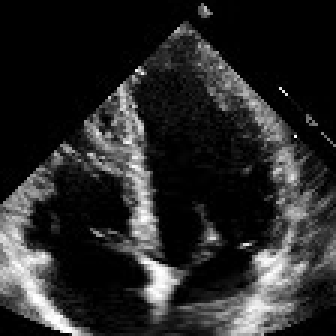
#> input picture Lab3/data/frame_143_video1.png, 112 x 112 px (shown 3 times larger)
$ jupyter execute --allow-errors 2_test_preprocess_drunet_on_1_image.ipynb
#> lines starting #> are read from the running program, lines starting #| are printed output that depends on the picture; after the words box and inside, x2 and y2 are one past the last pixel; in counts of white or black regions, pixels touching at a corner belong together
### Lab3/utils.py
import re

import torch
import cv2
import numpy as np
import os

from matplotlib import pyplot as plt


def list_images(directory, ext='jpg|jpeg|bmp|png|tif'):
    return [os.path.join(directory, f) for f in os.listdir(directory)
            if os.path.isfile(os.path.join(directory, f)) and re.match(r"([\w]+\.(?:" + ext + '))', f)]

# [40 lines left out: functions stratified_bootstrap, plot_segmentation_overlay, not called in this run]

def heal_image(img: np.ndarray):
    assert len(img.shape) == 2, "Image must be grayscale"
    height, width = img.shape
    # Threshold the image to create a binary image
    ret, thresh = cv2.threshold(img, 127, 255, cv2.THRESH_BINARY)
    # Find the contours in the binary image
    contours, hierarchy = cv2.findContours(thresh, cv2.RETR_EXTERNAL, cv2.CHAIN_APPROX_SIMPLE)
    # Create a black image to draw the contours on
    contour_img = np.zeros((height, width, 3), np.uint8)
    # Define the minimum patch size
    min_patch_size = 30

    # Loop over the contours and fill in the patches with area less than min_patch_size
    for contour in contours:
        # Calculate the area of the contour
        contour_area = cv2.contourArea(contour)

        # Check if the contour area is less than the minimum patch size
        if contour_area < min_patch_size:
            cv2.drawContours(contour_img, [contour], 0, (0, 0, 255), 2)
            # Create a mask with the same shape as the image
            mask = np.zeros((height, width), np.uint8)

            # Draw the contour on the mask
            cv2.drawContours(mask, [contour], 0, 255, -1)

            # Apply the healing tool to the mask using the cv2.inpaint function
            img = cv2.inpaint(img, mask, 2, cv2.INPAINT_TELEA)
    return img


# Functions below are from https://github.com/cszn/DPIR/tree/master/utils
# convert single (HxWxn_channels) to 4-dimensional torch tensor
def single2tensor4(img):
    return torch.from_numpy(np.ascontiguousarray(img)).permute(2, 0, 1).float().unsqueeze(0)


def uint2single(img):
    return np.float32(img / 255.)


def single2uint(img):
    return np.uint8((img.clip(0, 1) * 255.).round())


# [38 lines left out: functions tensor2uint, test_onesplit, get_device, not called in this run]

### Lab3/2_test_preprocess_drunet_on_1_image.ipynb
[cell 1]
import os
import torch
import cv2
import numpy as np
from skimage import filters
from drunet.drunet import UNetRes
from utils import uint2single, single2tensor4, test_onesplit, tensor2uint, heal_image

### Load the DRUNet Model

[cell 2]
# Initialize model parameters
model_path = './drunet/drunet_gray.pth'
n_channels = 1
#> (the rest of this cell did not finish here and is left out)

### Load and Preprocess the image

[cell 3]
import gzip
import pickle
import numpy as np
import cv2
import os

# Load training data
#> (the rest of this cell did not finish here and is left out)

[cell 4]
img_path = './data/frame_143_video1.png'  # Example path, adjust as needed
img = cv2.imread(img_path, cv2.IMREAD_GRAYSCALE)
#> img is the input picture: shape (112, 112); min 0, max 255, mean 40

### Pad to square and contour detection

[cell 5]
# Pad image to square
def pad_image(image):
    h, w = image.shape
#> h = 112; w = 112
    target_size = max(h, w)
#> target_size = 112
    padded_image = cv2.copyMakeBorder(image, 0, target_size - h, 0, target_size - w, cv2.BORDER_CONSTANT, value=0)
    return padded_image

padded_image = pad_image(img)

# Detect contours in the binary image
contours, hierarchy = cv2.findContours(padded_image, cv2.RETR_EXTERNAL, cv2.CHAIN_APPROX_SIMPLE)
#> contours = 13 contours, 12 with area under 20; largest, box (x1, y1, x2, y2) and area: (0, 0, 112, 112) 9035

# Create a blank image for contours
contour_img = np.zeros((padded_image.shape[0], padded_image.shape[1], 3), np.uint8)

# Define minimum patch size
min_patch_size = 30

# Process contours and mask small areas
mask = np.zeros_like(padded_image, dtype=np.uint8)
for contour in contours:
    contour_area = cv2.contourArea(contour)
    if contour_area < min_patch_size:
        cv2.drawContours(contour_img, [contour], -1, (0, 0, 255), 2)
        cv2.drawContours(mask, [contour], -1, 255, thickness=cv2.FILLED)
#> this loop made 13 passes
#> contour_area on pass 13: 9035
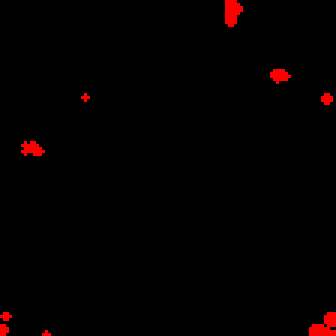
#> contour_img: shape (112, 112, 3) (shown 3 times larger); mean of channels 0, 1, 2 0, 0, 3.6; drawn as B, G, R
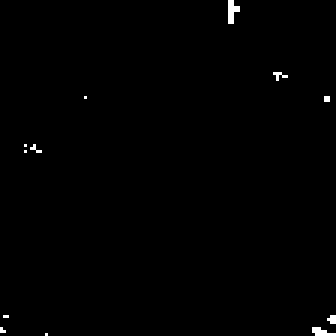
#> mask: shape (112, 112) (shown 3 times larger); 0.53% white in thin lines or dots

### Apply AHE and CLAHE (Adaptative Histogram Equalization)
**1. Adaptive Histogram Equalization (AHE)** **What:**
AHE improves image contrast by redistributing pixel intensity values based on local regions in the image rather than globally, as in traditional histogram equalization.

**Why:**
In images where contrast varies across regions (e.g., shadows or uneven lighting), global histogram equalization can fail. AHE enhances local details by focusing on small patches of the image.

**How:**
- The image is divided into small regions (tiles).

- A histogram is calculated for each region, and intensity values are redistributed based on the local histogram.

- Neighboring tiles are interpolated to avoid artificial boundaries.

**Drawback:** AHE can amplify noise in flat regions where contrast is minimal, which is why **CLAHE**  (next step) was developed.

---

**2. Contrast Limited Adaptive Histogram Equalization (CLAHE)**

**What:**
CLAHE is an improved version of AHE. It limits the amplification of noise by clipping the histogram at a pre-defined threshold.

**Why:**
CLAHE prevents over-enhancement of noise in regions with nearly uniform intensity, producing smoother and more visually appealing results.

**How:**
- Similar to AHE, but the histogram is clipped at a predefined value (`clipLimit`) before redistribution.

- The `tileGridSize` parameter defines the size of each local region (e.g., 4×4 blocks).
-
**Practical Use Case:**
CLAHE is widely used in medical imaging (e.g., X-rays, CT scans) to enhance features without overemphasizing noise.

[cell 6]
# Apply CLAHE to improve contrast
clahe = cv2.createCLAHE(clipLimit=1.0, tileGridSize=(4, 4))
equalized_image = clahe.apply(padded_image)
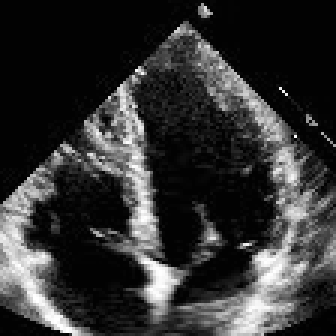
#> equalized_image: shape (112, 112) (shown 3 times larger); min 1, max 255, mean 50.3

### Additional denoising and Morphological Filtering

**3. Fast Non-Local Means Denoising (FastNlMeansDenoising)**

**What:**
A noise reduction technique that smooths images by averaging pixel values based on similarity across a patch instead of just local neighbors.

**Why:**
Unlike Gaussian blur, which averages nearby pixels indiscriminately, non-local means preserve edges by considering similar patterns in the image.

**How:**
- For each pixel, a weighted average is calculated from pixels in a search window.

- Weights depend on the similarity between patches (not just proximity).

- FastNlMeansDenoising is an optimized version for faster execution.
-
**Practical Use Case:**
Effective for removing random noise (e.g., graininess in photos) while maintaining edge details.

---

**4. Median Filtering**

**What:**
A non-linear filter that replaces each pixel with the median value of its neighbors in a window.

**Why:**
Median filtering is particularly effective for removing salt-and-pepper noise while preserving edges better than mean filters or Gaussian filters.

**How:**
- A sliding window is used to compute the median intensity of pixels within the window.

- The center pixel is replaced with this median value.

- **Drawback:**
May slightly blur fine textures due to the nature of the median operation.

---

**5. Morphological Operations**

**What:** Image processing techniques for analyzing and modifying shapes (morphology) in binary or grayscale images. In this case, **morphological opening**  is used.

**Why:**
Morphological opening smooths object contours, removes small noise, and separates adjacent objects. It's particularly useful after thresholding to clean up artifacts.

**How:**
- **Opening**  = Erosion followed by Dilation:
  - **Erosion:**  Shrinks bright regions (foreground) by removing pixels on object boundaries.

  - **Dilation:**  Expands the eroded region back to its original size, smoothing and removing small noise.
**Kernel:** Defines the neighborhood for these operations. A rectangular kernel (`2×4` in this case) dictates the size and shape of the modifications.

[cell 7]
# Apply denoising
equalized_and_denoised = cv2.fastNlMeansDenoising(equalized_image, h=5)

# Apply median filtering
equalized_and_filtered = cv2.medianBlur(equalized_image, 3)
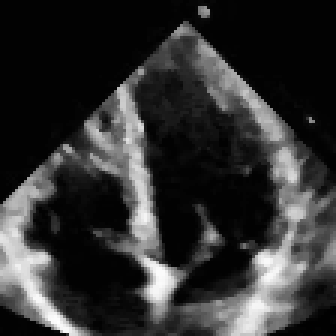
#> equalized_and_filtered: shape (112, 112) (shown 3 times larger); min 1, max 255, mean 48.8

# Morphological operations
kernel = np.ones((2, 4), np.uint8)
morphed_img = cv2.morphologyEx(equalized_image, cv2.MORPH_OPEN, kernel)
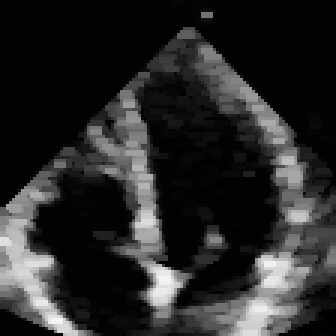
#> morphed_img: shape (112, 112) (shown 3 times larger); min 1, max 243, mean 41

### Heal the Image

[cell 8]
# Heal the padded image
healed_img = heal_image(padded_image)
#> in heal_image, `ret, thresh = cv2.threshold(img, 127, 255, cv2.THRESH_BINARY)`:
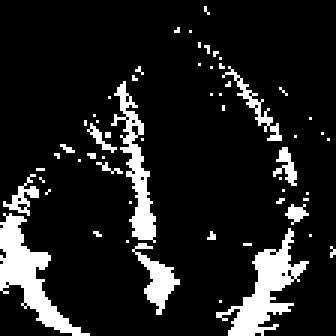
#> thresh: shape (112, 112) (shown 3 times larger); 12.2% white; 58 white regions (49 under 20 px)
#> in heal_image, `contours, hierarchy = cv2.findContours(thresh, cv2.RETR_EXTERNAL, cv2...`: contours = 58 contours, 51 with area under 20; largest, box (x1, y1, x2, y2) and area: (0, 71, 30, 112) 322, (72, 76, 103, 112) 303, (37, 27, 52, 81) 202, (44, 81, 60, 105) 106, (74, 22, 94, 47) 42, (1, 58, 13, 72) 36, (91, 49, 99, 62) 28
#> the loop in heal_image, `for contour in contours:` made 58 passes
#> contour_area on passes 4, 9, 10, 20, 27, 45, 47: 105.5, 303, 322.5, 36.5, 28, 201.5, 41.5
#> after the loop in heal_image, `for contour in contours:`:
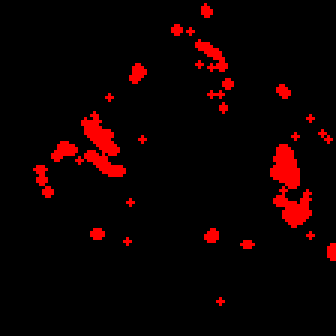
#> contour_img: shape (112, 112, 3) (shown 3 times larger); mean of channels 0, 1, 2 0, 0, 14.3; drawn as B, G, R
#> after the loop in heal_image, `for contour in contours:`:
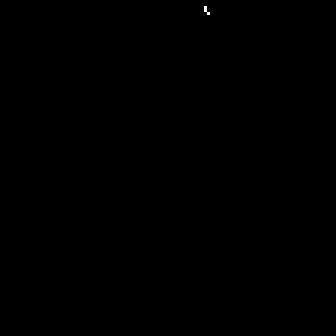
#> mask: shape (112, 112) (shown 3 times larger); 0.02% white in thin lines or dots, all inside (x1, y1, x2, y2) = (68, 2, 70, 5)

### Resize the Image and Prepare for DRUNet

**7. DRUNet Denoising**

**What:**
DRUNet (Deep Residual U-Net) is a state-of-the-art deep learning model for denoising images corrupted with Gaussian noise.

**Why:**
Traditional filters struggle with balancing noise removal and detail preservation. DRUNet uses deep learning to learn the optimal denoising strategy, outperforming classical methods like Non-Local Means.

**How:**
- The model inputs a noisy image and a noise level indicator (e.g., 5/255).

- Through multiple convolutional layers, skip connections, and residual learning, the model outputs a denoised version.

**Unique Features:**
- Incorporates a noise map alongside the image for flexible denoising.

- Handles both grayscale and color images effectively.

[cell 9]
# Resize the padded image to the target size
target_size = (max(padded_image.shape), max(padded_image.shape))
#> target_size = (112, 112)
resized_image = cv2.resize(padded_image, target_size, interpolation=cv2.INTER_LINEAR)

# Normalize and prepare image for DRUNet
img_L = np.float32(np.expand_dims(resized_image, axis=2) / 255.)  # HxWx1
#> (the rest of this cell did not finish here and is left out)
